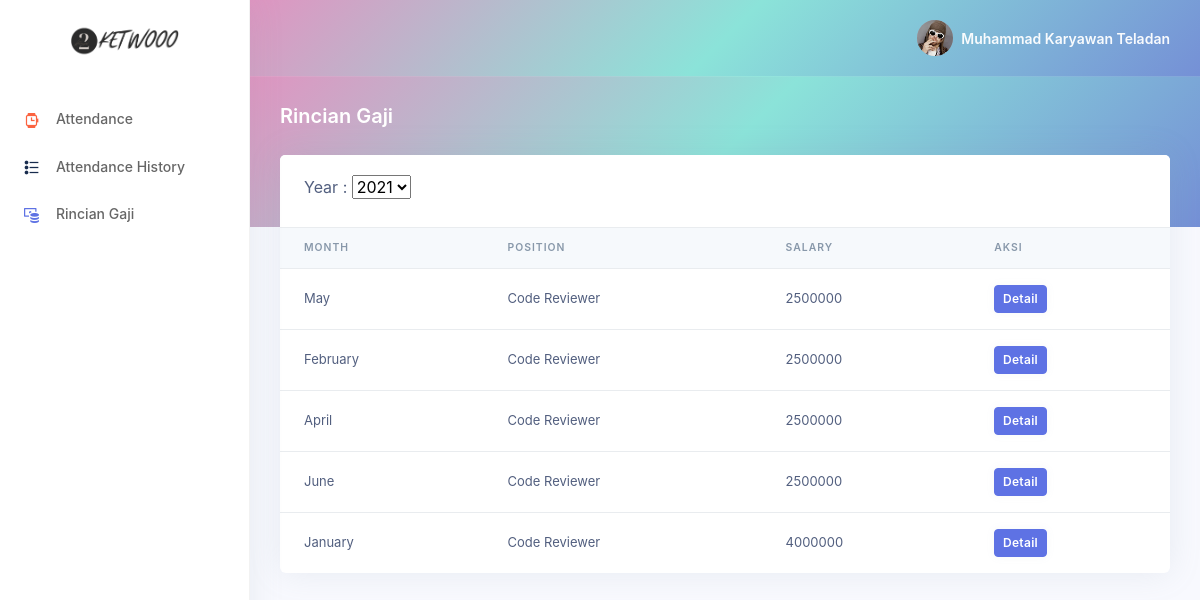
The page /index.php?page=RincianGaji (signed in) on the database its author committed.
### tables this page shows
CREATE TABLE `payroll` (
  `id_payroll` int(11) NOT NULL,
  `id_user` int(11) NOT NULL,
  `year_filter` enum('2020','2021') NOT NULL,
  `month_filter` enum('January','February','March','April','May','June','July','August','September','October','November','December') NOT NULL,
  `salary` int(11) DEFAULT NULL,
  `payment_method` enum('Bank Transfer','OVO','DANA','Gopay') DEFAULT NULL,
  `status_paid` tinyint(1) NOT NULL DEFAULT 0
);

CREATE TABLE `user` (
  `id_user` int(16) NOT NULL,
  `nama_user` varchar(64) NOT NULL,
  `email_user` varchar(64) NOT NULL,
  `password_user` varchar(64) NOT NULL,
  `level_user` enum('karyawan','admin','super_admin') NOT NULL,
  `jabatan` varchar(32) DEFAULT NULL,
  `join_date` date NOT NULL,
  `alamat_user` varchar(64) DEFAULT NULL,
  `nohp` varchar(16) DEFAULT NULL
);

### index.php (the view, shortened to what this page needs)
<!DOCTYPE html>
<html>
<head>
    <link rel='stylesheet prefetch' href='http://netdna.bootstrapcdn.com/font-awesome/3.2.1/css/font-awesome.css'>
    <link rel="stylesheet" href="asset/library/vendor/nucleo/css/nucleo.css" type="text/css">
    <link rel="stylesheet" href="asset/library/vendor/@fortawesome/fontawesome-free/css/all.min.css" type="text/css">
    <link rel="stylesheet" href="asset/library/sweetalert/dist/sweetalert2.min.css">
    <link rel="stylesheet" href="asset/library/css/argon.css" type="text/css">
    <link rel="stylesheet" href="asset/styles.css">
</head>
<body onload="getData(<?= $_SESSION['id_user'] ?>)">
  <nav class="sidenav navbar navbar-vertical  fixed-left  navbar-expand-xs navbar-light bg-white" id="sidenav-main">
    <div class="scrollbar-inner">
      <div class="sidenav-header  align-items-center">
        <a class="navbar-brand" href="javascript:void(0)">
          <img src="asset/images/ketwooo.png" class="navbar-brand-img" alt="...">
        </a>
      </div>
      <div class="navbar-inner">
        <div class="collapse navbar-collapse" id="sidenav-collapse-main">
          <ul class="navbar-nav">
            <?php if ($_SESSION['level_user'] == 'super_admin' || $_SESSION['level_user'] == 'admin'){ ?>
            <li class="nav-item">
              <a class="nav-link" href="index.php?page=overview">
                <i class="ni ni-tv-2 text-primary"></i>
                <span class="nav-link-text">Overview</span>
              </a>
            </li>
            <li class="nav-item">
              <a class="nav-link" href="index.php?page=employee">
                <i class="ni ni-single-02 text-yellow"></i>
                <span class="nav-link-text">Employee</span>
              </a>
            </li>
            <li class="nav-item">
              <a class="nav-link" href="index.php?page=payroll">
                <i class="ni ni-credit-card text-primary"></i>
                <span class="nav-link-text">Payroll</span>
              </a>
            </li>
            <li class="nav-item">
              <a class="nav-link" href="index.php?page=AbsentEmployee">
                <i class="ni ni-bullet-list-67 text-orange"></i>
                <span class="nav-link-text">Absent Employee</span>
              </a>
            </li>
            <?php }elseif(($_SESSION['level_user'] == 'karyawan')){ ?>
            <li class="nav-item">
              <a class="nav-link" href="index.php?page=Attendance">
                <i class="ni ni-watch-time text-orange"></i>
                <span class="nav-link-text">Attendance</span>
              </a>
            </li>
            <li class="nav-item">
              <a class="nav-link " href="index.php?page=AttendanceHistory">
                <i class="ni ni-bullet-list-67 text-default"></i>
                <span class="nav-link-text">Attendance History</span>
              </a>
            </li>
            <li class="nav-item">
              <a class="nav-link" href="index.php?page=RincianGaji">
                <i class="ni ni-money-coins text-primary"></i>
                <span class="nav-link-text">Rincian Gaji</span>
              </a>
            </li>
            <?php }?>
          </ul>
        </div>
      </div>
    </div>
  </nav>
  <div class="main-content" id="panel">
    <nav class="navbar navbar-top navbar-expand navbar-dark gradient-bg border-bottom">
      <div class="container-fluid">
        <div class="collapse navbar-collapse" id="navbarSupportedContent">
          <ul class="navbar-nav align-items-center  ml-md-auto ml-md-0 ">
            <li class="nav-item dropdown">
              <a class="nav-link pr-0" href="#" role="button" data-toggle="dropdown" aria-haspopup="true" aria-expanded="false">
                <div class="media align-items-center">
                  <span class="avatar avatar-sm rounded-circle">
                    <img alt="Image placeholder" src="asset/images/profil.jpg">
                  </span>
                  <div class="media-body  ml-2  d-none d-lg-block">
                    <span class="mb-0 text-sm  font-weight-bold"><?= $_SESSION["nama_user"] ?></span>
                  </div>
                </div>
              </a>
            </li>
          </ul>
        </div>
      </div>
    </nav>
    <?php
    if (!isset($_GET["page"])) {
        if ($_SESSION['level_user'] == 'super_admin' || $_SESSION['level_user'] == 'admin'){
            include("overview.php");
        }elseif($_SESSION['level_user'] == 'karyawan'){
            include("attendance.php");
        }
    } else {
        include($_GET["page"] . ".php");
    }
    ?>
  </div>
</body>
</html>

### RincianGaji.php (shortened to what this page needs)
<?php
$id = $_SESSION['id_user'];
include("system/connection.php");
?>
<div class="header gradient-bg pb-6">
  <div class="container-fluid">
    <div class="header-body">
      <div class="row align-items-center py-4">
        <div class="col-lg-6 col-7">
          <h6 class="h2 text-white d-inline-block mb-0">Rincian Gaji</h6>
        </div>
      </div>
  </div>
  </div>
</div>
  <div class="container-fluid mt--6">
  <div class="row">
    <div class="col">
      <div class="card">
        <div class="card-header border-0">
          <div class="row align-items-center">
            <div class="col">
              <label for="inputYearRincianGaji">Year :</label>
              <select id="inputYearRincianGaji" class="form-select">
                <option value="2021">2021</option>
              </select>
            </div>
          </div>
        </div>
        <div class="table-responsive">
          <?php
          $query_data_user = "SELECT * FROM payroll NATURAL JOIN user WHERE id_user = $id";
          $sql_data_user = mysqli_query($connection, $query_data_user);
          ?>
          <table class="table align-items-center table-flush">
            <thead class="thead-light">
              <tr>
                <th scope="col">Month</th>
                <th scope="col">Position</th>
                <th scope="col">Salary</th>
                <th scope="col">Aksi</th>
              </tr>
            </thead>
            <tbody>
            <?php
                while($r_dt_user = mysqli_fetch_array($sql_data_user)){
            ?>
                <tr class="odd gradeX">
                <td><?php echo $r_dt_user['month_filter']; ?></td>
                <td><?php echo $r_dt_user['jabatan']; ?></td>
                <td><?php echo $r_dt_user['salary']; ?></td>
                <td>
                    <a name="update" href="index.php?page=DetailRincianGaji&id=<?php echo $r_dt_user['id_payroll'];?>" class="d-none d-sm-inline-block btn btn-sm btn-primary shadow-sm" value="<?php echo $r_dt_user['id_payroll'];?>">Detail</a>
                </td>
                </tr>
            <?php
              }
            ?>
            </tbody>
          </table>
        </div>
      </div>
    </div>
  </div>
</div>

### asset/styles.css (style rules this page uses)
body { font-family: -apple-system, BlinkMacSystemFont, 'Segoe UI', Roboto, Oxygen, Ubuntu, Cantarell, 'Open Sans', 'Helvetica Neue', sans-serif; }
.gradient-bg { background-image: linear-gradient(135deg, #DF95C1, #8BE3D9, #7590D6); }
thead { cursor: default; }

### rows shown on the page
payroll: month_filter "May", id_user.jabatan "Code Reviewer", salary "2500000", $r_dt_user['id_payroll'] 246 (drawn)
payroll: month_filter "February", id_user.jabatan "Code Reviewer", salary "2500000", $r_dt_user['id_payroll'] 254 (drawn)
payroll: month_filter "April", id_user.jabatan "Code Reviewer", salary "2500000", $r_dt_user['id_payroll'] 262 (drawn)
payroll: month_filter "June", id_user.jabatan "Code Reviewer", salary "2500000", $r_dt_user['id_payroll'] 270 (drawn)
payroll: month_filter "January", id_user.jabatan "Code Reviewer", salary "4000000", $r_dt_user['id_payroll'] 305 (drawn)

### other values the page prints
$_SESSION["nama_user"] "Muhammad Karyawan Teladan"
